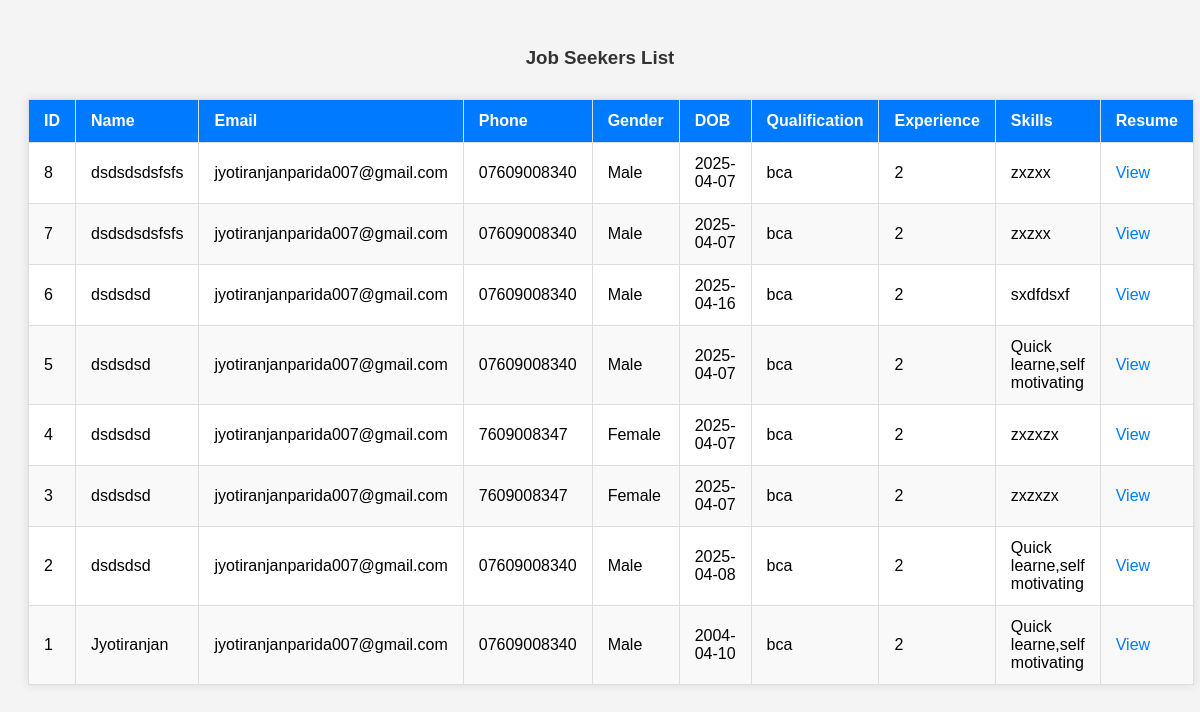
Screenshot of /job_seeker/job_seekerlist.php with the database file from the repository.
### tables this page shows
CREATE TABLE `job_seekers` (
  `id` int(11) NOT NULL,
  `name` varchar(100) NOT NULL,
  `s_id` int(11) NOT NULL,
  `email` varchar(100) NOT NULL,
  `phone` varchar(20) NOT NULL,
  `gender` enum('Male','Female','Other') NOT NULL,
  `dob` date NOT NULL,
  `qualification` varchar(100) NOT NULL,
  `experience` int(11) NOT NULL,
  `skills` text NOT NULL,
  `resume` varchar(255) NOT NULL,
  `created_at` timestamp NOT NULL DEFAULT current_timestamp()
);

### job_seeker/job_seekerlist.php (the view, shortened to what this page needs)
<?php
include '../db/db.php';
$sql = "SELECT * FROM job_seekers ORDER BY created_at DESC";
$result = mysqli_query($conn, $sql);
?>
<!DOCTYPE html>
<html>
<head>
</head>
<body>
<h3>Job Seekers List</h3>
<table>
    <thead>
        <tr>
            <th>ID</th>
            <th>Name</th>
            <th>Email</th>
            <th>Phone</th>
            <th>Gender</th>
            <th>DOB</th>
            <th>Qualification</th>
            <th>Experience</th>
            <th>Skills</th>
            <th>Resume</th>
        </tr>
    </thead>
    <tbody>
        <?php while ($row = mysqli_fetch_assoc($result)): ?>
            <tr>
                <td data-label="ID"><?= $row['id'] ?></td>
                <td data-label="Name"><?= htmlspecialchars($row['name']) ?></td>
                <td data-label="Email"><?= htmlspecialchars($row['email']) ?></td>
                <td data-label="Phone"><?= htmlspecialchars($row['phone']) ?></td>
                <td data-label="Gender"><?= $row['gender'] ?></td>
                <td data-label="DOB"><?= $row['dob'] ?></td>
                <td data-label="Qualification"><?= htmlspecialchars($row['qualification']) ?></td>
                <td data-label="Experience"><?= $row['experience'] ?></td>
                <td data-label="Skills"><?= htmlspecialchars($row['skills']) ?></td>
                <td data-label="Resume"><a href="<?= $row['resume'] ?>" target="_blank">View</a></td>
            </tr>
        <?php endwhile; ?>
    </tbody>
</table>
</body>
</html>

### job_seeker/job_seekerlist.php (style rules this page uses)
body { font-family: Arial, sans-serif; background: #f4f4f4; padding: 20px; }
h3 { text-align: center; color: #333; margin-bottom: 30px; }
table { width: 100%; border-collapse: collapse; background: #fff; box-shadow: 0 0 10px rgba(0, 0, 0, 0.1); }
th, td { padding: 12px 15px; border: 1px solid #ddd; text-align: left; }
th { background-color: #007BFF; color: white; }
tr:nth-child(even) { background-color: #f9f9f9; }
a { color: #007BFF; text-decoration: none; }

### rows the page displays
job_seekers: id "8", name "dsdsdsdsfsfs", email "jyotiranjanparida007@gmail.com", phone "07609008340", gender "Male", dob "2025-04-07", qualification "bca", experience "2", skills "zxzxx"
job_seekers: id "7", name "dsdsdsdsfsfs", email "jyotiranjanparida007@gmail.com", phone "07609008340", gender "Male", dob "2025-04-07", qualification "bca", experience "2", skills "zxzxx"
job_seekers: id "6", name "dsdsdsd", email "jyotiranjanparida007@gmail.com", phone "07609008340", gender "Male", dob "2025-04-16", qualification "bca", experience "2", skills "sxdfdsxf"
job_seekers: id "5", name "dsdsdsd", email "jyotiranjanparida007@gmail.com", phone "07609008340", gender "Male", dob "2025-04-07", qualification "bca", experience "2", skills "Quick learne,self motivating"
job_seekers: id "4", name "dsdsdsd", email "jyotiranjanparida007@gmail.com", phone "7609008347", gender "Female", dob "2025-04-07", qualification "bca", experience "2", skills "zxzxzx"
job_seekers: id "3", name "dsdsdsd", email "jyotiranjanparida007@gmail.com", phone "7609008347", gender "Female", dob "2025-04-07", qualification "bca", experience "2", skills "zxzxzx"
job_seekers: id "2", name "dsdsdsd", email "jyotiranjanparida007@gmail.com", phone "07609008340", gender "Male", dob "2025-04-08", qualification "bca", experience "2", skills "Quick learne,self motivating"
job_seekers: id "1", name "Jyotiranjan", email "jyotiranjanparida007@gmail.com", phone "07609008340", gender "Male", dob "2004-04-10", qualification "bca", experience "2", skills "Quick learne,self motivating"
